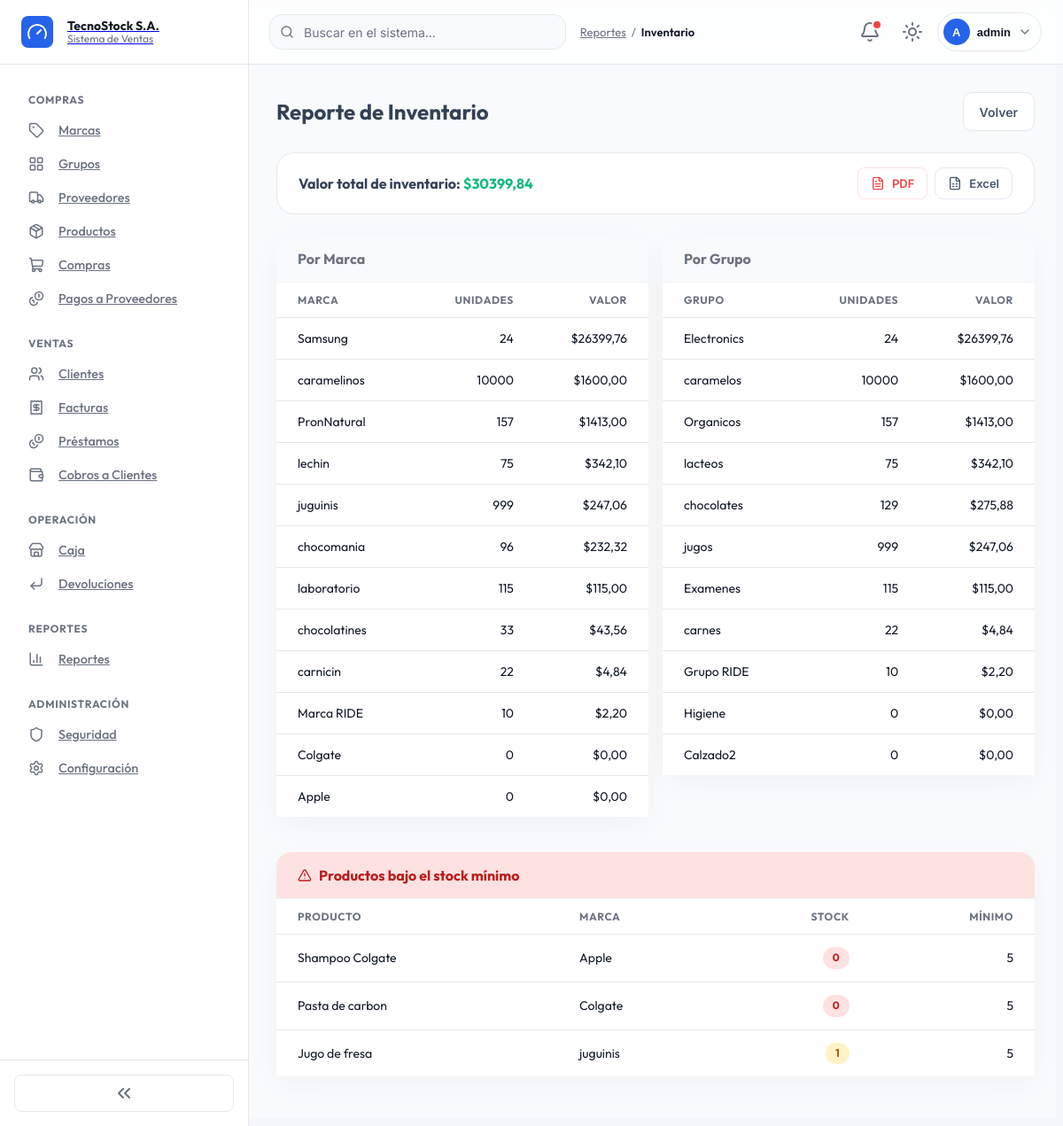
The page /reportes/inventario/ (signed in) on the database its author committed.
### billing/models.py (models this page shows, shortened)
class Brand(models.Model):
    name = models.CharField(max_length=100, unique=True, verbose_name='Nombre')
    description = models.TextField(blank=True, null=True, verbose_name='Descripción')
    is_active = models.BooleanField(default=True, verbose_name='Activo')
    created_at = models.DateTimeField(auto_now_add=True)
    updated_at = models.DateTimeField(auto_now=True)
    class Meta:
        verbose_name = 'Marca'
        verbose_name_plural = 'Marcas'
        ordering = ['name']
        permissions = [
            ('access_brand_module', 'Acceso al módulo de marcas'),
            ('export_pdf_brand', 'Puede exportar marcas a PDF'),
            ('export_excel_brand', 'Puede exportar marcas a Excel'),
        ]
    def __str__(self): return self.name

class ProductGroup(models.Model):
    name = models.CharField(max_length=100, unique=True, verbose_name='Nombre')
    is_active = models.BooleanField(default=True, verbose_name='Activo')
    created_at = models.DateTimeField(auto_now_add=True)
    updated_at = models.DateTimeField(auto_now=True)
    class Meta:
        verbose_name = 'Grupo de Producto'
        verbose_name_plural = 'Grupos de Productos'
        ordering = ['name']
        permissions = [
            ('access_productgroup_module', 'Acceso al módulo de grupos de productos'),
            ('export_pdf_productgroup', 'Puede exportar grupos de productos a PDF'),
            ('export_excel_productgroup', 'Puede exportar grupos de productos a Excel'),
        ]

class Product(models.Model):
    name = models.CharField(max_length=200, verbose_name='Nombre')
    description = models.TextField(blank=True, null=True, verbose_name='Descripción')
    brand = models.ForeignKey(Brand, on_delete=models.PROTECT, related_name='products', verbose_name='Marca')
    group = models.ForeignKey(ProductGroup, on_delete=models.PROTECT, related_name='products', verbose_name='Grupo')
    suppliers = models.ManyToManyField(Supplier, related_name='products', blank=True, verbose_name='Proveedores')
    unit_price = models.DecimalField(max_digits=12, decimal_places=2, verbose_name='Precio unitario')
    last_cost = models.DecimalField(max_digits=12, decimal_places=2, default=0, null=True, blank=True, verbose_name='Último costo de compra')
    stock = models.IntegerField(default=0, verbose_name='Stock')
    barcode = models.CharField(max_length=50, blank=True, null=True, unique=True, verbose_name='Código de barras')
    stock_minimo = models.PositiveIntegerField(default=5, verbose_name='Stock mínimo')
    fecha_vencimiento = models.DateField(null=True, blank=True, verbose_name='Fecha de vencimiento')
    is_active = models.BooleanField(default=True, verbose_name='Activo')
    image = models.ImageField(upload_to='products/', blank=True, null=True, verbose_name='Imagen')
    created_at = models.DateTimeField(auto_now_add=True)
    updated_at = models.DateTimeField(auto_now=True)
    class Meta:
        verbose_name = 'Producto'
        verbose_name_plural = 'Productos'
        ordering = ['name']
        permissions = [
            ('access_product_module', 'Acceso al módulo de productos'),
            ('export_pdf_product', 'Puede exportar productos a PDF'),
            ('export_excel_product', 'Puede exportar productos a Excel'),
        ]
    @property
    def inventory_value(self):
        return self.stock * self.unit_price

### reportes/views.py (the view, shortened to what this page needs)
# urls.py: path('inventario/', views.reporte_inventario, name='reporte_inventario'),
@permission_required_redirect('billing.view_product', '/')
def reporte_inventario(request):
    productos = Product.objects.filter(is_active=True).select_related('brand', 'group')
    valor_por_marca = defaultdict(lambda: {'valor': Decimal('0.00'), 'unidades': 0})
    valor_por_grupo = defaultdict(lambda: {'valor': Decimal('0.00'), 'unidades': 0})
    valor_total = Decimal('0.00')
    for p in productos:
        valor = p.inventory_value
        valor_total += valor
        valor_por_marca[p.brand.name]['valor'] += valor
        valor_por_marca[p.brand.name]['unidades'] += p.stock
        valor_por_grupo[p.group.name]['valor'] += valor
        valor_por_grupo[p.group.name]['unidades'] += p.stock
    por_marca = sorted(
        [{'nombre': k, **v} for k, v in valor_por_marca.items()], key=lambda r: r['valor'], reverse=True
    )
    por_grupo = sorted(
        [{'nombre': k, **v} for k, v in valor_por_grupo.items()], key=lambda r: r['valor'], reverse=True
    )
    bajo_stock = productos.filter(stock__lte=F('stock_minimo')).order_by('stock')
    export = request.GET.get('export', '')
    context = {
        'productos': productos,
        'por_marca': por_marca,
        'por_grupo': por_grupo,
        'bajo_stock': bajo_stock,
        'valor_total': valor_total,
    }
    return render(request, 'reportes/reporte_inventario.html', context)

### reportes/templates/reportes/reporte_inventario.html (shortened to what this page needs)
{% extends 'billing/base.html' %}
{% block breadcrumbs %}<a href="{% url 'reportes:reporte_index' %}">Reportes</a> / <span class="current">Inventario</span>{% endblock %}
{% block content %}
<div class="list-header">
  <h2>Reporte de Inventario</h2>
  <a href="{% url 'reportes:reporte_index' %}" class="btn btn-secondary">Volver</a>
</div>
<div class="list-toolbar d-flex justify-content-between align-items-center">
  <span class="fw-bold">Valor total de inventario: <span class="text-success">${{ valor_total|floatformat:2 }}</span></span>
  <div class="d-flex gap-2">
    <a href="?export=pdf" class="btn btn-outline-danger btn-sm"><i data-lucide="file-text"></i>PDF</a>
    <a href="?export=excel" class="btn btn-outline-secondary btn-sm"><i data-lucide="file-spreadsheet"></i>Excel</a>
  </div>
</div>
<div class="row g-3 mb-3">
  <div class="col-md-6">
    <div class="card">
      <div class="card-header card-header-muted">Por Marca</div>
      <div class="table-modern-wrap">
        <table class="table-modern">
          <thead><tr><th>Marca</th><th class="text-end">Unidades</th><th class="text-end">Valor</th></tr></thead>
          <tbody>
            {% for row in por_marca %}
            <tr>
              <td>{{ row.nombre }}</td>
              <td class="text-end">{{ row.unidades }}</td>
              <td class="text-end">${{ row.valor|floatformat:2 }}</td>
            </tr>
            {% empty %}
            <tr class="empty-row"><td colspan="3">Sin datos</td></tr>
            {% endfor %}
          </tbody>
        </table>
      </div>
    </div>
  </div>
  <div class="col-md-6">
    <div class="card">
      <div class="card-header card-header-muted">Por Grupo</div>
      <div class="table-modern-wrap">
        <table class="table-modern">
          <thead><tr><th>Grupo</th><th class="text-end">Unidades</th><th class="text-end">Valor</th></tr></thead>
          <tbody>
            {% for row in por_grupo %}
            <tr>
              <td>{{ row.nombre }}</td>
              <td class="text-end">{{ row.unidades }}</td>
              <td class="text-end">${{ row.valor|floatformat:2 }}</td>
            </tr>
            {% empty %}
            <tr class="empty-row"><td colspan="3">Sin datos</td></tr>
            {% endfor %}
          </tbody>
        </table>
      </div>
    </div>
  </div>
</div>
<div class="card mb-3">
  <div class="card-header card-header-danger"><span class="icon-text"><i data-lucide="triangle-alert" class="icon-sm"></i>Productos bajo el stock mínimo</span></div>
  <div class="table-modern-wrap">
    <table class="table-modern">
      <thead><tr><th>Producto</th><th>Marca</th><th class="text-end">Stock</th><th class="text-end">Mínimo</th></tr></thead>
      <tbody>
        {% for p in bajo_stock %}
        <tr>
          <td>{{ p.name }}</td>
          <td>{{ p.brand }}</td>
          <td class="text-end"><span class="badge {% if p.stock == 0 %}badge-error{% else %}badge-warning{% endif %}">{{ p.stock }}</span></td>
          <td class="text-end">{{ p.stock_minimo }}</td>
        </tr>
        {% empty %}
        <tr class="empty-row"><td colspan="4">Sin alertas de stock</td></tr>
        {% endfor %}
      </tbody>
    </table>
  </div>
</div>
{% endblock %}

### billing/templates/billing/base.html (shortened to what this page needs)
{% load static %}
{% load security_tags %}
<!DOCTYPE html>
<html lang="es">
<head>
  <link href="https://cdn.jsdelivr.net/npm/bootstrap@5.3.0/dist/css/bootstrap-grid.min.css" rel="stylesheet">
  <link href="https://cdn.jsdelivr.net/npm/bootstrap@5.3.0/dist/css/bootstrap-utilities.min.css" rel="stylesheet">
  <link rel="stylesheet" href="{% static 'css/tokens.css' %}">
  <link rel="stylesheet" href="{% static 'css/dark-mode.css' %}">
  <link rel="stylesheet" href="{% static 'css/base.css' %}">
  <link rel="stylesheet" href="{% static 'css/layout.css' %}">
  <link rel="stylesheet" href="{% static 'css/sidebar.css' %}">
  <link rel="stylesheet" href="{% static 'css/header.css' %}">
  <link rel="stylesheet" href="{% static 'css/cards.css' %}">
  <link rel="stylesheet" href="{% static 'css/buttons.css' %}">
  <link rel="stylesheet" href="{% static 'css/badges.css' %}">
  <link rel="stylesheet" href="{% static 'css/forms.css' %}">
  <link rel="stylesheet" href="{% static 'css/tables.css' %}">
  <link rel="stylesheet" href="{% static 'css/modals.css' %}">
  <link rel="stylesheet" href="{% static 'css/dropdowns.css' %}">
  <link rel="stylesheet" href="{% static 'css/alerts.css' %}">
  <link rel="stylesheet" href="{% static 'css/dashboard.css' %}">
  <link rel="stylesheet" href="{% static 'css/animations.css' %}">
  <link rel="stylesheet" href="{% static 'css/utilities.css' %}">
  <link rel="stylesheet" href="{% static 'css/responsive.css' %}">
</head>
<body>
<div class="app-shell">
  <aside class="sidebar" id="sidebar">
    <a class="sidebar-brand" href="{% url 'home' %}">
      <span class="sidebar-brand-icon"><i data-lucide="gauge"></i></span>
      <span class="sidebar-brand-text">
        <strong>TecnoStock S.A.</strong>
        <span>Sistema de Ventas</span>
      </span>
    </a>
    <nav class="sidebar-nav">
      {% if user.is_authenticated %}
        {% if user|has_group:'Analista de Compras' or user|has_group:'Administrador' %}
        <div class="nav-group">
          <div class="nav-group-title">Compras</div>
          <div class="nav-group-items">
            <a class="nav-item-link{% if request.resolver_match.url_name == 'brand_list' %} active{% endif %}" href="{% url 'billing:brand_list' %}" data-label="Marcas"><i data-lucide="tag"></i><span class="nav-item-label">Marcas</span></a>
            <a class="nav-item-link" href="{% url 'billing:productgroup_list' %}" data-label="Grupos"><i data-lucide="layout-grid"></i><span class="nav-item-label">Grupos</span></a>
            <a class="nav-item-link" href="{% url 'billing:supplier_list' %}" data-label="Proveedores"><i data-lucide="truck"></i><span class="nav-item-label">Proveedores</span></a>
            <a class="nav-item-link" href="{% url 'billing:product_list' %}" data-label="Productos"><i data-lucide="package"></i><span class="nav-item-label">Productos</span></a>
            <a class="nav-item-link" href="{% url 'purchasing:purchase_list' %}" data-label="Compras"><i data-lucide="shopping-cart"></i><span class="nav-item-label">Compras</span></a>
            <a class="nav-item-link" href="{% url 'pagos:purchase_pending_list' %}" data-label="Pagos a Proveedores"><i data-lucide="coins"></i><span class="nav-item-label">Pagos a Proveedores</span></a>
          </div>
        </div>
        {% endif %}
        {% if user|has_group:'Vendedor' or user|has_group:'Administrador' %}
        <div class="nav-group">
          <div class="nav-group-title">Ventas</div>
          <div class="nav-group-items">
            <a class="nav-item-link" href="{% url 'billing:customer_list' %}" data-label="Clientes"><i data-lucide="users"></i><span class="nav-item-label">Clientes</span></a>
            <a class="nav-item-link" href="{% url 'billing:invoice_list' %}" data-label="Facturas"><i data-lucide="receipt"></i><span class="nav-item-label">Facturas</span></a>
            <a class="nav-item-link" href="{% url 'RRHumanos:prestamo_list' %}" data-label="Préstamos"><i data-lucide="coins"></i><span class="nav-item-label">Préstamos</span></a>
            <a class="nav-item-link" href="{% url 'cobros:invoice_pending_list' %}" data-label="Cobros a Clientes"><i data-lucide="wallet"></i><span class="nav-item-label">Cobros a Clientes</span></a>
          </div>
        </div>
        {% endif %}
        {% if user|has_group:'Vendedor' or user|has_group:'Cajero' or user|has_group:'Administrador' %}
        <div class="nav-group">
          <div class="nav-group-title">Operación</div>
          <div class="nav-group-items">
            <a class="nav-item-link" href="{% url 'caja:caja_historial' %}" data-label="Caja"><i data-lucide="store"></i><span class="nav-item-label">Caja</span></a>
            <a class="nav-item-link{% if request.resolver_match.url_name == 'devolucion_list' %} active{% endif %}" href="{% url 'devoluciones:devolucion_list' %}" data-label="Devoluciones"><i data-lucide="corner-down-left"></i><span class="nav-item-label">Devoluciones</span></a>
          </div>
        </div>
        {% endif %}
        {% if user|has_group:'Administrador' or user|has_group:'Contador' %}
        <div class="nav-group">
          <div class="nav-group-title">Reportes</div>
          <div class="nav-group-items">
            <a class="nav-item-link" href="{% url 'reportes:reporte_index' %}" data-label="Reportes"><i data-lucide="bar-chart-3"></i><span class="nav-item-label">Reportes</span></a>
          </div>
        </div>
        {% endif %}
        {% if user|has_group:'Administrador' %}
        <div class="nav-group">
          <div class="nav-group-title">Administración</div>
          <div class="nav-group-items">
            <a class="nav-item-link" href="{% url 'security:dashboard' %}" data-label="Seguridad"><i data-lucide="shield"></i><span class="nav-item-label">Seguridad</span></a>
            <a class="nav-item-link" href="{% url 'configuracion:configuracion_editar' %}" data-label="Configuración"><i data-lucide="settings"></i><span class="nav-item-label">Configuración</span></a>
          </div>
        </div>
        {% endif %}
      {% endif %}
    </nav>
    <div class="sidebar-footer">
      <button type="button" class="sidebar-collapse-toggle" id="sidebarCollapseToggle" title="Colapsar/expandir menú">
        <i data-lucide="chevrons-left"></i>
      </button>
    </div>
  </aside>
  <div class="main-column">
    <header class="header">
      <div class="header-search">
        <input type="search" placeholder="Buscar en el sistema..." aria-label="Buscar">
      </div>
      <nav class="breadcrumbs">{% block breadcrumbs %}{% endblock %}</nav>
      <div class="header-actions">
        {% if user.is_authenticated %}
          {% include 'partials/notificaciones_dropdown.html' %}
          <button type="button" class="header-icon-btn" id="themeToggle" title="Cambiar tema" aria-label="Cambiar tema claro/oscuro">
            <i data-lucide="sun" class="icon-theme-light"></i>
          </button>
          <div class="dropdown">
            <button class="user-menu-trigger" type="button" data-bs-toggle="dropdown" aria-expanded="false">
              <span class="user-avatar">{{ user.username|slice:":1"|upper }}</span>
              <span class="user-name">{{ user.username }}</span>
              <i data-lucide="chevron-down" class="icon-sm icon-muted"></i>
            </button>
          </div>
        {% endif %}
      </div>
    </header>
    <main class="main-content">
      {% block content %}{% endblock %}
    </main>
  </div>
</div>
</body>
</html>

### rows shown on the page
Brand: nombre "Samsung"
Brand: nombre "caramelinos"
Brand: nombre "PronNatural"
Brand: nombre "lechin"
Brand: nombre "juguinis"
Brand: nombre "chocomania"
Brand: nombre "laboratorio"
Brand: nombre "chocolatines"
Brand: nombre "carnicin"
Brand: nombre "Marca RIDE"
Brand: nombre "Colgate"
Brand: nombre "Apple"
ProductGroup: nombre "Electronics"
ProductGroup: nombre "caramelos"
ProductGroup: nombre "Organicos"
ProductGroup: nombre "lacteos"
ProductGroup: nombre "chocolates"
ProductGroup: nombre "jugos"
ProductGroup: nombre "Examenes"
ProductGroup: nombre "carnes"
ProductGroup: nombre "Grupo RIDE"
ProductGroup: nombre "Higiene"
ProductGroup: nombre "Calzado2"
Product: name "Shampoo Colgate", brand "Apple", stock "0", stock_minimo "5"
Product: name "Pasta de carbon", brand "Colgate", stock "0", stock_minimo "5"
Product: name "Jugo de fresa", brand "juguinis", stock "1", stock_minimo "5"

### other values the page prints
{{ user.username|slice:":1"|upper }} "A"
{{ user.username }} "admin"
{{ valor_total|floatformat:2 }} "30399,84"
{{ row.unidades }} "24" "10000" "157" "75" "999" "96" "115" "33" "22" "10" "0" "0"
{{ row.valor|floatformat:2 }} "26399,76" "1600,00" "1413,00" "342,10" "247,06" "232,32" "115,00" "43,56" "4,84" "2,20" "0,00" "0,00"
{{ row.unidades }} "24" "10000" "157" "75" "129" "999" "115" "22" "10" "0" "0"
{{ row.valor|floatformat:2 }} "26399,76" "1600,00" "1413,00" "342,10" "275,88" "247,06" "115,00" "4,84" "2,20" "0,00" "0,00"
